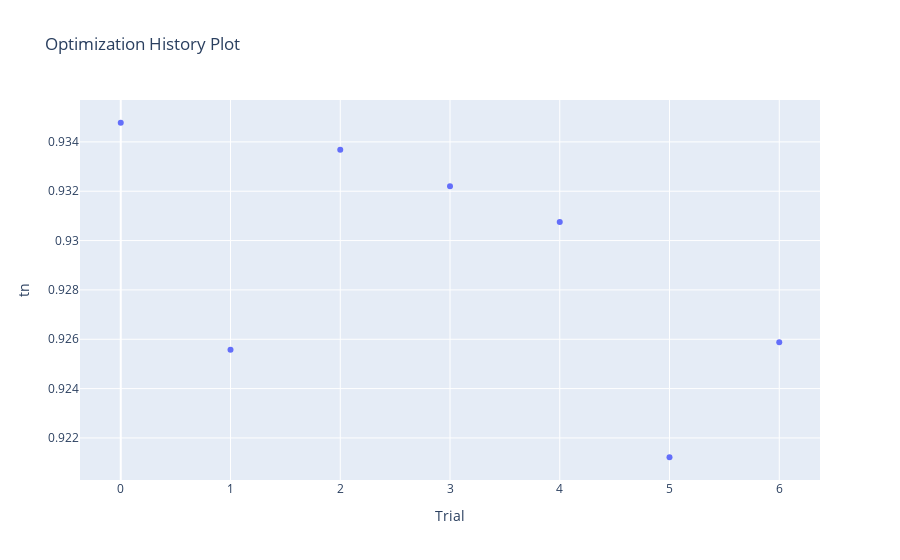

Notebook cell for this chart:
### Code cell
plot_optimization_history(study, target=lambda t: t.values[2], target_name='tn')

### Figure 1 — Plotly figure (JSON) as saved in the notebook; plotly's stock layout.template omitted (floating-point values rounded to 4 significant figures)
{"data": [{"mode": "markers", "name": "tn", "type": "scatter", "x": [0, 1, 2, 3, 4, 5, 6], "y": [0.9348, 0.9256, 0.9337, 0.9322, 0.9308, 0.9212, 0.9259]}], "layout": {"title": {"text": "Optimization History Plot"}, "xaxis": {"title": {"text": "Trial"}}, "yaxis": {"title": {"text": "tn"}}}}
